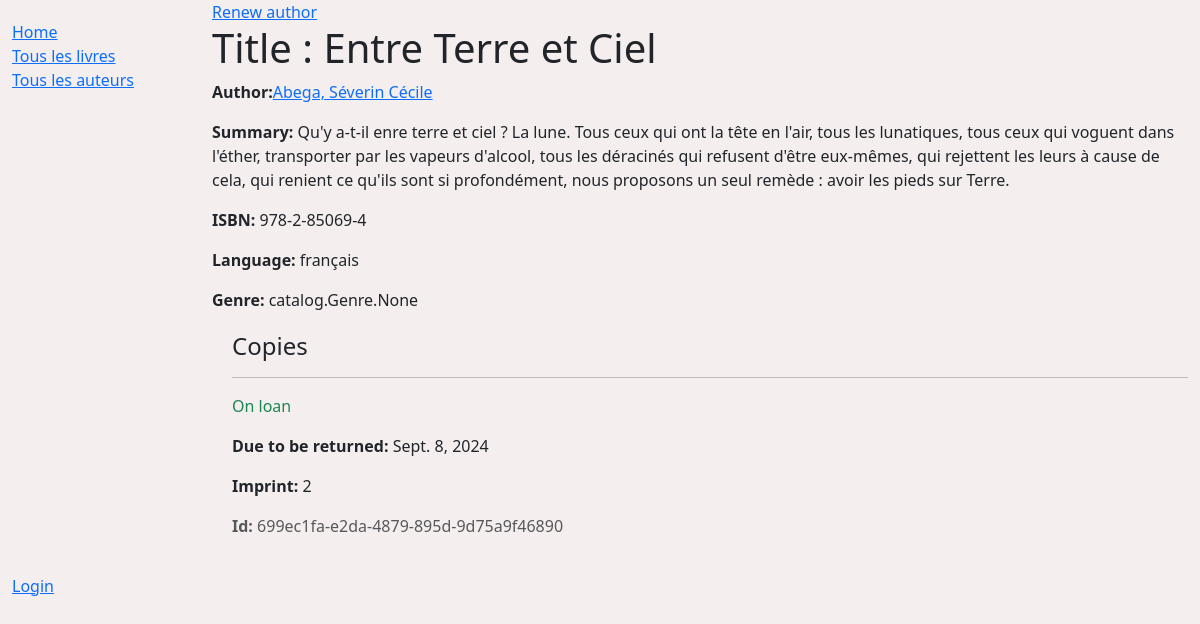
/catalog/book/1, run on the app's committed database.
### catalog/models.py (models this page shows, shortened)
class Book(models.Model):
    title =models.CharField(max_length=200)
    author = models.ForeignKey('Author',on_delete=models.SET_NULL,null=True)
    summary = models.TextField(max_length=1000,help_text='Enter a brief description of the book')
    isbn = models.CharField('ISBN',max_length=13,help_text='13 Character <a href="https://www.isbn-international.org/content/what-isbn">ISBN number</a>')
    genre =models.ManyToManyField(Genre,help_text='Select a genre for this book')
    language =models.ForeignKey("Language",on_delete=models.SET_NULL,null=True)
    def display_genre(self):
        return ', '.join(genre.name for genre in self.genre.all()[:3])
    display_genre.short_description ='Genre'

class Author(models.Model):
    first_name= models.CharField(max_length=100)
    last_name= models.CharField(max_length=100)
    date_of_birth= models.DateField(null=True,blank=True)
    date_of_death= models.DateField('died',null=True,blank=True)
    class Meta:
        ordering =['last_name','first_name']
    def get_absolute_url(self):
        return reverse('author-detail', args=[str(self.id)])
    def __str__(self):
        return f'{self.last_name}, {self.first_name}'

class Language(models.Model):
    name = models.CharField(max_length=200,unique=True,help_text="Enter the book's natural language (e.g. English, French, Japanese etc.)")
    def __str__(self):
        return self.name
    class Meta:
        constraints = [
            UniqueConstraint(
                Lower('name'),
                name='language_name_case_insensitive_unique',
                violation_error_message = "Language already exists (case insensitive match)"
            ),
        ]

class BookInstance (models.Model):
    id = models.UUIDField(primary_key=True,default=uuid.uuid4,help_text='Unique ID for this particular book across whole library')
    book = models.ForeignKey(Book,on_delete=models.SET_NULL,null=True)
    imprint = models.CharField(max_length=200)
    due_back = models.DateField(null=True,blank=True)
    borrower = models.ForeignKey(settings.AUTH_USER_MODEL,on_delete=models.SET_NULL,null=True,blank=True)
    LOAN_STATUS=(
        ('m','Maintenanc'),
        ('o','On loan'),
        ('a','Available'),
        ('r','Reserved'),
    )
    status = models.CharField(max_length=1,choices=LOAN_STATUS,blank=True,default='m',help_text='Book availability')
    class Meta:
        ordering =['due_back']
        permissions = (("can_mark_returned", "Set book as returned"),)

### catalog/views.py (the view)
# urls.py: path('book/<int:pk>',views.BookDetailView.as_view(),name='book-detail'),
class BookDetailView(generic.DetailView):
    model = Book

### catalog/templates/catalog/book_detail.html (shortened to what this page needs)
{% extends "generic_base.html" %}
{% block content %}
    <a href="{%url 'book-update' book.pk %}">Renew author<a></a>
    <h1>Title : {{book.title}}</h1>
    <p><strong>Author:</strong><a href="{{book.author.get_absolute_url}}">{{book.author}}</a></p>
    <p><strong>Summary:</strong>  {{book.summary}}</p>
    <p><strong>ISBN:</strong> {{book.isbn}}</p>
    <p><strong>Language:</strong> {{book.language}}</p>
    <p><strong>Genre:</strong> {{book.genre}}</p>
    <div style="margin-left: 20px;margin-top: 20px;">
        <h4>Copies</h4>
        {% for copy in book.bookinstance_set.all%}
            <hr/>
            <p class="{% if 'copy.status = a'%} text-success
            {% elif copy.status == 'm'%} text-danger
            {% else %} text-warning {% endif %}">
                {{copy.get_status_display}}
            </p>
            {% if 'copy.status !=a' %}
                <p><strong>Due to be returned:</strong>  {{copy.due_back}}</p>
            {%endif%}
            <p><strong>Imprint:</strong>  {{copy.imprint}}</p>
            <p class="text-muted"><strong>Id:</strong>  {{copy.id}}</p>
        {%endfor%}
    </div>
{% endblock%}

### catalog/static/css/styles.css (style rules this page uses)
body { background-color: rgb(245, 238, 238); }

### data on the page
Book: title "Entre Terre et Ciel", author "Abega, Séverin Cécile", summary "Qu'y a-t-il enre terre et ciel ? La lune. Tous ceux qui ont la tête en l'air, tous les lunatiques, tous ceux qui voguent dans l'éther, transporter par les vapeurs d'alcool, tous les déracinés qui refusent d'être eux-mêmes, qui rejettent les leurs à cause de cela, qui renient ce qu'ils sont si profondément, nous proposons un seul remède : avoir les pieds sur Terre.", isbn "978-2-85069-4", language "français", genre "catalog.Genre.None"
BookInstance: status "On loan", due_back "Sept. 8, 2024", imprint "2", id "699ec1fa-e2da-4879-895d-9d75a9f46890"
